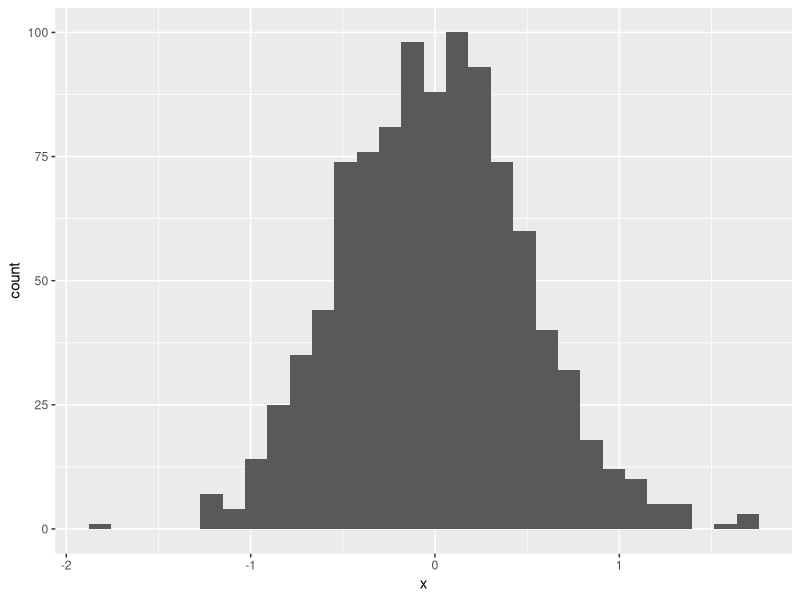
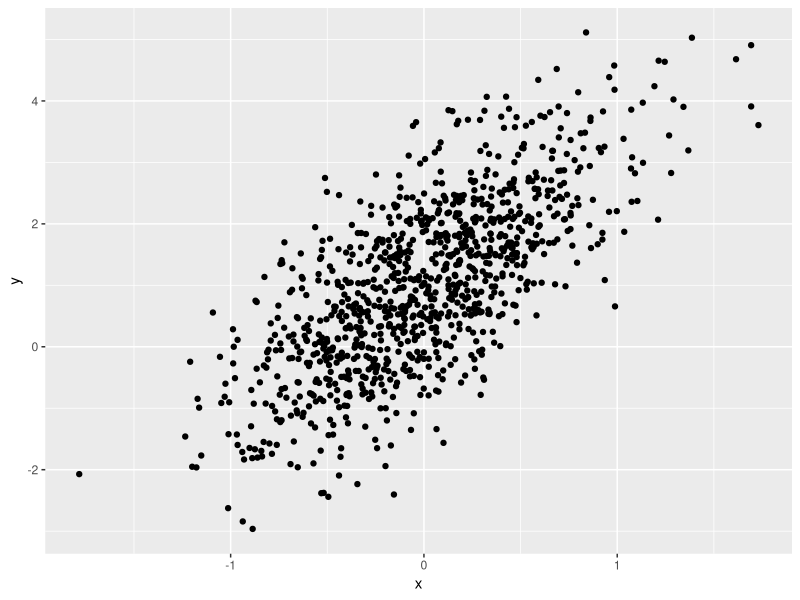
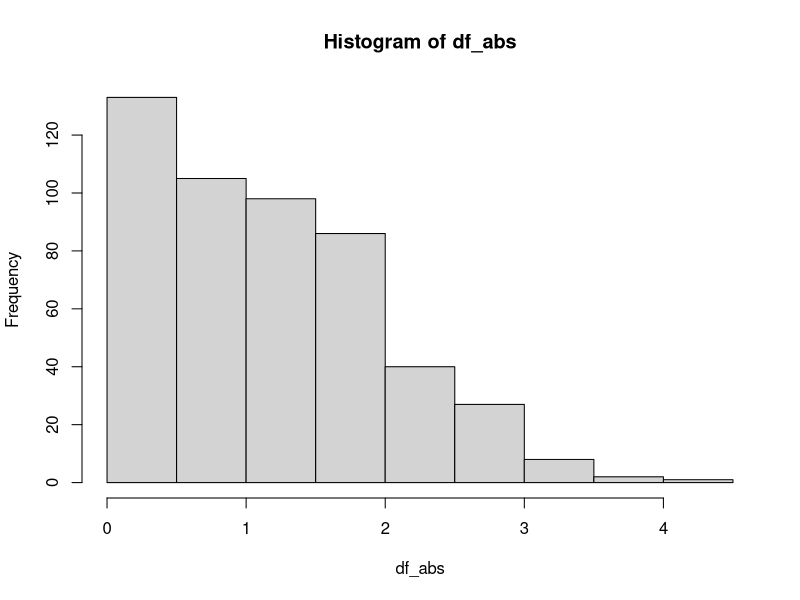
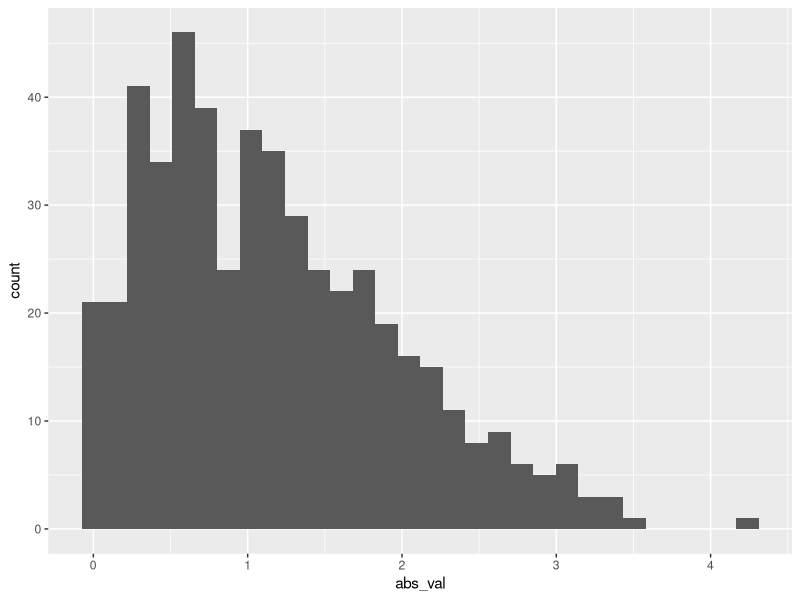

Here is the R script that generated these plots, in order:
## ---- chunk 1
library(tidyverse)
## ---- chunk 2
samp = rnorm(100)
length(samp)
## ---- chunk 3
# echo, eval, collapse, message
plot_df <-
  tibble(
    x = rnorm(1000, sd = .5),
    y = 1 + 2 * x + rnorm(1000)
  )

ggplot(plot_df, aes(x = x)) + geom_histogram()
ggplot(plot_df, aes(x = x, y = y)) + geom_point()
## ---- chunk 4
# eval = FALSE
# echo = FALSE
df <- rnorm(500, 1)
log_vec <- df > 0
df_abs <- abs(df)
hist(df_abs)
median(df_abs)
## The median is 1
## ---- chunk 5
# Solution
set.seed(123)
learning_df <- 
  tibble(
    sample = rnorm(500, mean = 1),
    gr_than_0 = sample > 0,
    abs_val = abs(sample)
  )
ggplot(learning_df, aes(x = abs_val)) + geom_histogram(bins = 30)
